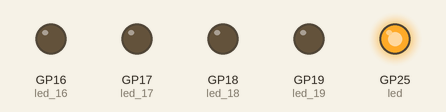
Recording of a program running on a simulated Raspberry Pi Pico running MicroPython. Shown: output pins drawn as LEDs (lit = HIGH). What the program prints to the serial console is not drawn. At 15.1 s the program stops and its outputs stay as they are.

Above: at 0.05 s.
At 0.15 s:
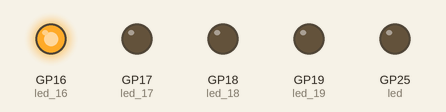
At 0.25 s:
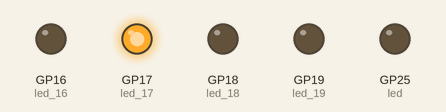
At 0.35 s:
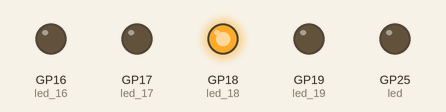
At 0.45 s:
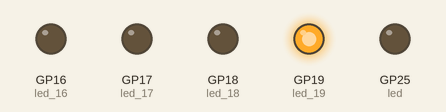
Timing chart, 0 to 3.0 s (numbered marks = the images above):
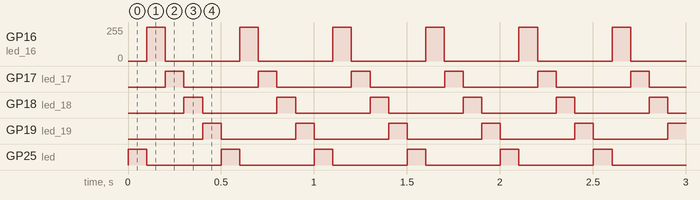

Measured:
- by itself, GP17 (led_17), GP18 (led_18), GP19 (led_19), GP25 (led): alternates HIGH for 0.10 s and LOW for 0.40 s, 20 changes in all, then stays LOW

The program:

led.py
```python
import time
import machine as leds  #將machine 改另一個名稱來替代,但使用原本名稱也可以,兩者都可以用.
#led = Pin(25, Pin.OUT)
#while True:
   # print("Hello Pico!!!")
   # led.value(1)
   # time.sleep(3)
   # led.value(0)
   # time.sleep(1)
led = leds.Pin("LED", leds.Pin.OUT)
led_16 = leds.Pin(16, leds.Pin.OUT)
led_17 = leds.Pin(17, leds.Pin.OUT)
led_18 = leds.Pin(18, leds.Pin.OUT)
led_19 = leds.Pin(19, leds.Pin.OUT)
led_teams = [led, led_16, led_17, led_18, led_19]
cont = 0
while True:
    for i in led_teams:
        i.value(1)
        time.sleep(0.1)
        i.value(0)
    cont += 1
    print(f"Run : {cont}")
    if cont >= 10:
        led.value(0)
        led_16.value(0)
        led_17.value(0)
        led_18.value(0)
        led_19.value(0)
        cont = 0
        break

def samchen():
    brled = leds.PWM(leds.Pin(led_16))
    brled.freq(1000)
    led_val = 0
    led_step = 5
    cont_1 = 0
    while True :
        led_val += led_step
        if led_val >= 100:
            led_val = 100
            led_step = -5
        elif led_val <= 0:
            led_val = 0
            led_step = 5
        brled.duty_u16(int(led_val * 500))
        cont_1 += 1
        print(f"Run : {cont_1}")
        time.sleep(0.05)
        if cont_1 >= 200:
            brled.deinit()
            led_16.value(0)
            break
    print("增加呼吸燈")

def gogo(a, b):
    print(f"user : {a} , player : {b} ")


samchen()
print("設定完成")
```
